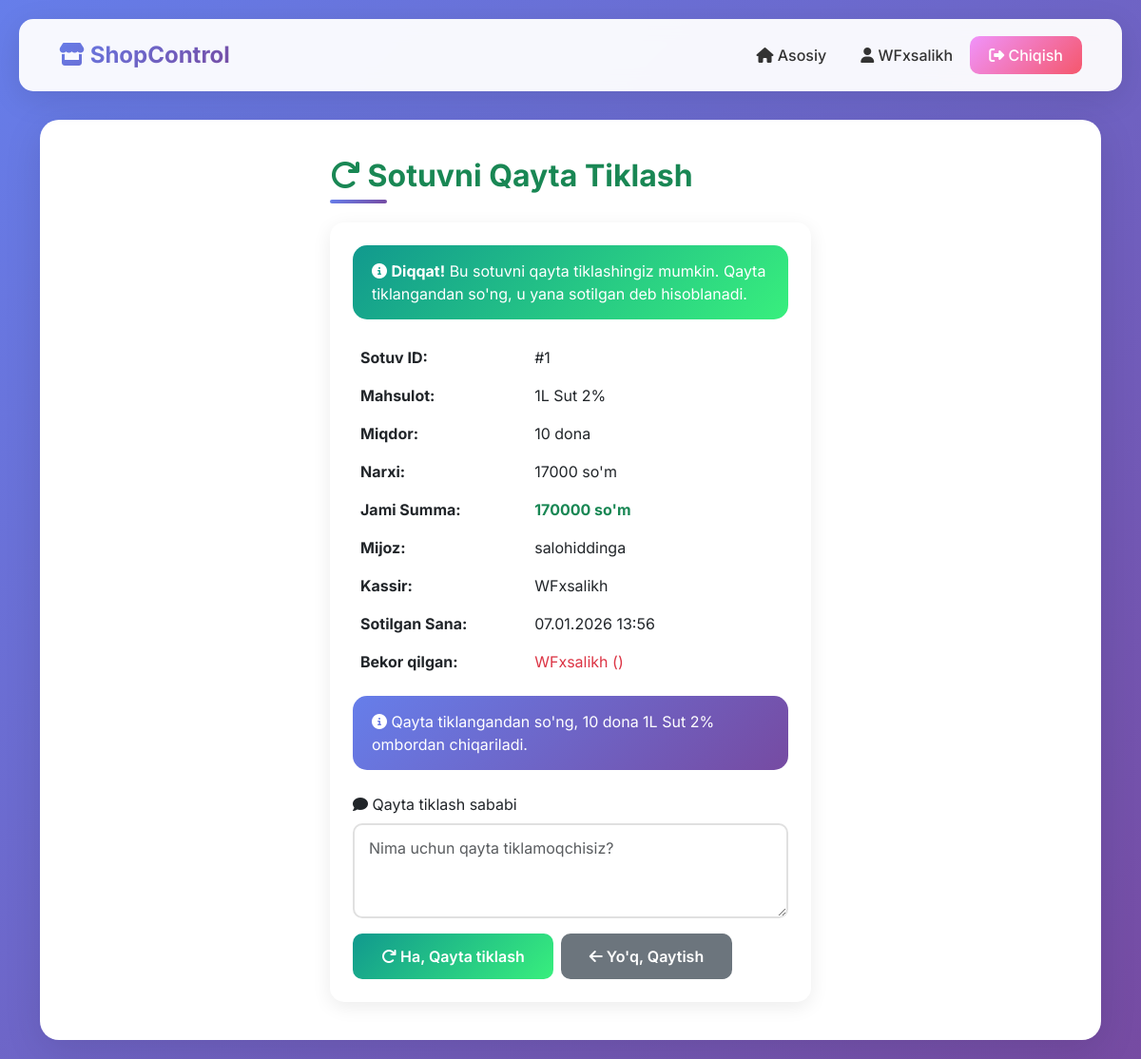
/sale/1/restore/ (signed in), run on the app's committed database.
### shop/models.py (models this page shows, shortened)
class Sale(models.Model):
    shop = models.ForeignKey(Shop, on_delete=models.CASCADE, related_name="sales")
    product = models.ForeignKey(Product, on_delete=models.CASCADE, related_name="sales")
    quantity = models.IntegerField(verbose_name="Miqdor")
    unit_price = models.DecimalField(
        max_digits=12, decimal_places=2, verbose_name="Birlik narxi"
    )
    total_amount = models.DecimalField(
        max_digits=12, decimal_places=2, verbose_name="Umumiy summa"
    )
    customer_name = models.CharField(
        max_length=200, blank=True, verbose_name="Mijoz ismi"
    )
    cashier = models.ForeignKey(
        User, on_delete=models.SET_NULL, null=True, related_name="sales_made"
    )
    is_cancelled = models.BooleanField(default=False, verbose_name="Bekor qilingan")
    cancelled_by = models.ForeignKey(
        User,
        on_delete=models.SET_NULL,
        null=True,
        blank=True,
        related_name="cancelled_sales",
    )
    cancelled_at = models.DateTimeField(
        null=True, blank=True, verbose_name="Bekor qilingan sana"
    )
    created_at = models.DateTimeField(auto_now_add=True)
    restored_by = models.ForeignKey(
        User,
        on_delete=models.SET_NULL,
        null=True,
        blank=True,
        related_name="restored_sales",
        verbose_name="Qayta tiklagan",
    )
    restored_at = models.DateTimeField(
        null=True, blank=True, verbose_name="Qayta tiklandi"
    )
    restoration_reason = models.TextField(
        blank=True, verbose_name="Qayta tiklash sababi"
    )
    class Meta:
        verbose_name = "Sotuv"
        verbose_name_plural = "Sotuvlar"
        ordering = ["-created_at"]

class Product(models.Model):
    UNIT_CHOICES = [
        ("dona", "dona"),
        ("kg", "kg"),
        ("litr", "litr"),
        ("quti", "quti"),
        ("paket", "paket"),
        ("metr", "metr"),
        ("gramm", "gramm"),
        ("shtuk", "shtuk"),
        ("korobka", "korobka"),
        ("qadoq", "qadoq"),
    ]
    shop = models.ForeignKey(Shop, on_delete=models.CASCADE, related_name="products")
    name = models.CharField(max_length=200, verbose_name="Nomi")
    category = models.ForeignKey(
        "ProductCategory",
        on_delete=models.SET_NULL,
        null=True,
        blank=True,
        verbose_name="Kategoriya",
    )
    image = models.ImageField(
        upload_to="products/", blank=True, null=True, verbose_name="Rasm"
    )
    price = models.DecimalField(max_digits=12, decimal_places=2, verbose_name="Narxi")
    quantity = models.IntegerField(default=0, verbose_name="Miqdori")
    unit = models.CharField(
        max_length=20,
        choices=UNIT_CHOICES,
        default="dona",
        verbose_name="Miqdor birligi",
    )
    added_by = models.ForeignKey(User, on_delete=models.SET_NULL, null=True)
    created_at = models.DateTimeField(auto_now_add=True)
    updated_at = models.DateTimeField(auto_now=True)
    class Meta:
        verbose_name = "Mahsulot"
        verbose_name_plural = "Mahsulotlar"
        ordering = ["-created_at"]

### shop/views.py (the view, shortened to what this page needs)
# urls.py: path("sale/<int:sale_id>/restore/", views.restore_sale_view, name="restore_sale"),
@login_required
def restore_sale_view(request, sale_id):
    sale = get_object_or_404(Sale, id=sale_id)
    shop = sale.shop
    if shop.owner != request.user:
        messages.error(
            request, "Faqat do'kon egasi (glavniy admin) sotuvni qayta tiklay oladi!"
        )
        return redirect("sales_history", shop_id=shop.id)
    if not sale.is_cancelled:
        messages.warning(request, "Bu sotuv allaqachon bekor qilinmagan!")
        return redirect("sales_history", shop_id=shop.id)
    return render(request, "shop/restore_sale.html", {"sale": sale, "shop": shop})

### templates/shop/restore_sale.html (shortened to what this page needs)
{% extends 'base.html' %}
{% block content %}
<div class="row justify-content-center">
    <div class="col-md-6">
        <h1 class="page-title text-success">
            <i class="fas fa-redo"></i> Sotuvni Qayta Tiklash
        </h1>
        <div class="card-custom p-4">
            <div class="alert alert-success">
                <i class="fas fa-info-circle"></i>
                <strong>Diqqat!</strong> Bu sotuvni qayta tiklashingiz mumkin.
                Qayta tiklangandan so'ng, u yana sotilgan deb hisoblanadi.
            </div>
            <div class="mb-4">
                <table class="table table-borderless">
                    <tr>
                        <td width="40%" class="fw-bold">Sotuv ID:</td>
                        <td>#{{ sale.id }}</td>
                    </tr>
                    <tr>
                        <td class="fw-bold">Mahsulot:</td>
                        <td>{{ sale.product.name }}</td>
                    </tr>
                    <tr>
                        <td class="fw-bold">Miqdor:</td>
                        <td>{{ sale.quantity }} dona</td>
                    </tr>
                    <tr>
                        <td class="fw-bold">Narxi:</td>
                        <td>{{ sale.unit_price|floatformat:0 }} so'm</td>
                    </tr>
                    <tr>
                        <td class="fw-bold">Jami Summa:</td>
                        <td class="text-success fw-bold">{{ sale.total_amount|floatformat:0 }} so'm</td>
                    </tr>
                    <tr>
                        <td class="fw-bold">Mijoz:</td>
                        <td>{{ sale.customer_name|default:"Noma'lum" }}</td>
                    </tr>
                    <tr>
                        <td class="fw-bold">Kassir:</td>
                        <td>{{ sale.cashier.username }}</td>
                    </tr>
                    <tr>
                        <td class="fw-bold">Sotilgan Sana:</td>
                        <td>{{ sale.created_at|date:"d.m.Y H:i" }}</td>
                    </tr>
                    <tr>
                        <td class="fw-bold">Bekor qilgan:</td>
                        <td class="text-danger">{{ sale.cancelled_by.username }} ({{ sale.cancelled_at | date:"d.m.Y H:i"}})</td>
                    </tr>
                </table>
                <div class="alert alert-info">
                    <i class="fas fa-info-circle"></i>
                    Qayta tiklangandan so'ng, {{ sale.quantity }} dona {{ sale.product.name }} ombordan chiqariladi.
                </div>
            </div>
            <form method="post">
                <div class="mb-3">
                    <label for="restoration_reason" class="form-label">
                        <i class="fas fa-comment"></i> Qayta tiklash sababi
                    </label>
                    <textarea name="restoration_reason" id="restoration_reason" class="form-control" rows="3"
                        placeholder="Nima uchun qayta tiklamoqchisiz?"></textarea>
                </div>
                <div class="d-flex gap-2">
                    <button type="submit" class="btn btn-success-custom">
                        <i class="fas fa-redo"></i> Ha, Qayta tiklash
                    </button>
                    <a href="{% url 'sales_history' shop.id %}" class="btn btn-secondary-custom">
                        <i class="fas fa-arrow-left"></i> Yo'q, Qaytish
                    </a>
                </div>
            </form>
        </div>
    </div>
</div>
{% endblock %}

### templates/base.html (shortened to what this page needs)
<!DOCTYPE html>
<html lang="uz">
<head>
    <link href="https://cdn.jsdelivr.net/npm/bootstrap@5.3.0/dist/css/bootstrap.min.css" rel="stylesheet">
    <link rel="stylesheet" href="https://cdnjs.cloudflare.com/ajax/libs/font-awesome/6.4.0/css/all.min.css">
</head>
<body>
    {% if user.is_authenticated %}
    <nav class="navbar navbar-expand-lg navbar-custom">
        <div class="container-fluid">
            <a class="navbar-brand" href="{% url 'home' %}">
                <i class="fas fa-store"></i> ShopControl
            </a>
            <div class="collapse navbar-collapse" id="navbarNav">
                <ul class="navbar-nav ms-auto align-items-center">
                    <li class="nav-item">
                        <a class="nav-link" href="{% url 'home' %}">
                            <i class="fas fa-home"></i> Asosiy
                        </a>
                    </li>
                    <li class="nav-item">
                        <span class="nav-link">
                            <i class="fas fa-user"></i> {{ user.username }}
                        </span>
                    </li>
                    <li class="nav-item">
                        <a href="{% url 'logout' %}" class="btn btn-logout">
                            <i class="fas fa-sign-out-alt"></i> Chiqish
                        </a>
                    </li>
                </ul>
            </div>
        </div>
    </nav>
    {% endif %}
    <div class="container">
        <div class="content-wrapper">
            {% block content %}{% endblock %}
        </div>
    </div>
</body>
</html>

### templates/base.html (style rules this page uses)
* { margin: 0; padding: 0; box-sizing: border-box; }
body { font-family: 'Inter', sans-serif; background: linear-gradient(135deg, #667eea 0%, #764ba2 100%); min-height: 100vh; padding: 20px; }
.navbar-custom { background: rgba(255, 255, 255, 0.95); backdrop-filter: blur(10px); border-radius: 15px; padding: 15px 30px; box-shadow: 0 8px 32px rgba(0, 0, 0, 0.1); margin-bottom: 30px; }
.navbar-brand { font-weight: 700; font-size: 24px; background: linear-gradient(135deg, #667eea 0%, #764ba2 100%); -webkit-background-clip: text; -webkit-text-fill-color: transparent; }
.nav-link { color: #333; font-weight: 500; margin: 0 10px; transition: all 0.3s; }
.btn-logout { background: linear-gradient(135deg, #f093fb 0%, #f5576c 100%); border: none; color: white; padding: 8px 20px; border-radius: 10px; font-weight: 500; transition: all 0.3s; }
.content-wrapper { background: white; border-radius: 20px; padding: 40px; box-shadow: 0 10px 40px rgba(0, 0, 0, 0.1); min-height: 70vh; }
.page-title { font-size: 32px; font-weight: 700; color: #333; margin-bottom: 30px; position: relative; display: inline-block; }
.page-title::after { content: ''; position: absolute; bottom: -10px; left: 0; width: 60px; height: 4px; background: linear-gradient(135deg, #667eea 0%, #764ba2 100%); border-radius: 2px; }
.btn-secondary-custom { background: #6c757d; border: none; padding: 12px 30px; border-radius: 10px; font-weight: 600; transition: all 0.3s; color: white; }
.btn-success-custom { background: linear-gradient(135deg, #11998e 0%, #38ef7d 100%); border: none; padding: 12px 30px; border-radius: 10px; font-weight: 600; transition: all 0.3s; color: white; }
.card-custom { border: none; border-radius: 15px; box-shadow: 0 5px 20px rgba(0, 0, 0, 0.08); transition: all 0.3s; overflow: hidden; }
.form-control { border-radius: 10px; border: 2px solid #e0e0e0; padding: 12px 15px; transition: all 0.3s; }
.alert { border-radius: 15px; border: none; padding: 15px 20px; margin-bottom: 20px; }
.alert-success { background: linear-gradient(135deg, #11998e 0%, #38ef7d 100%); color: white; }
.alert-info { background: linear-gradient(135deg, #667eea 0%, #764ba2 100%); color: white; }
.table { border-radius: 10px; overflow: hidden; }
.table tbody tr { transition: all 0.3s; }

### data on the page
Sale: id "1", product.name "1L Sut 2%", quantity "10", unit_price "17000", total_amount "170000", customer_name "salohiddinga", cashier.username "WFxsalikh", created_at "07.01.2026 13:56", cancelled_by.username "WFxsalikh"

### other printed values
{{ user.username }} "WFxsalikh"
